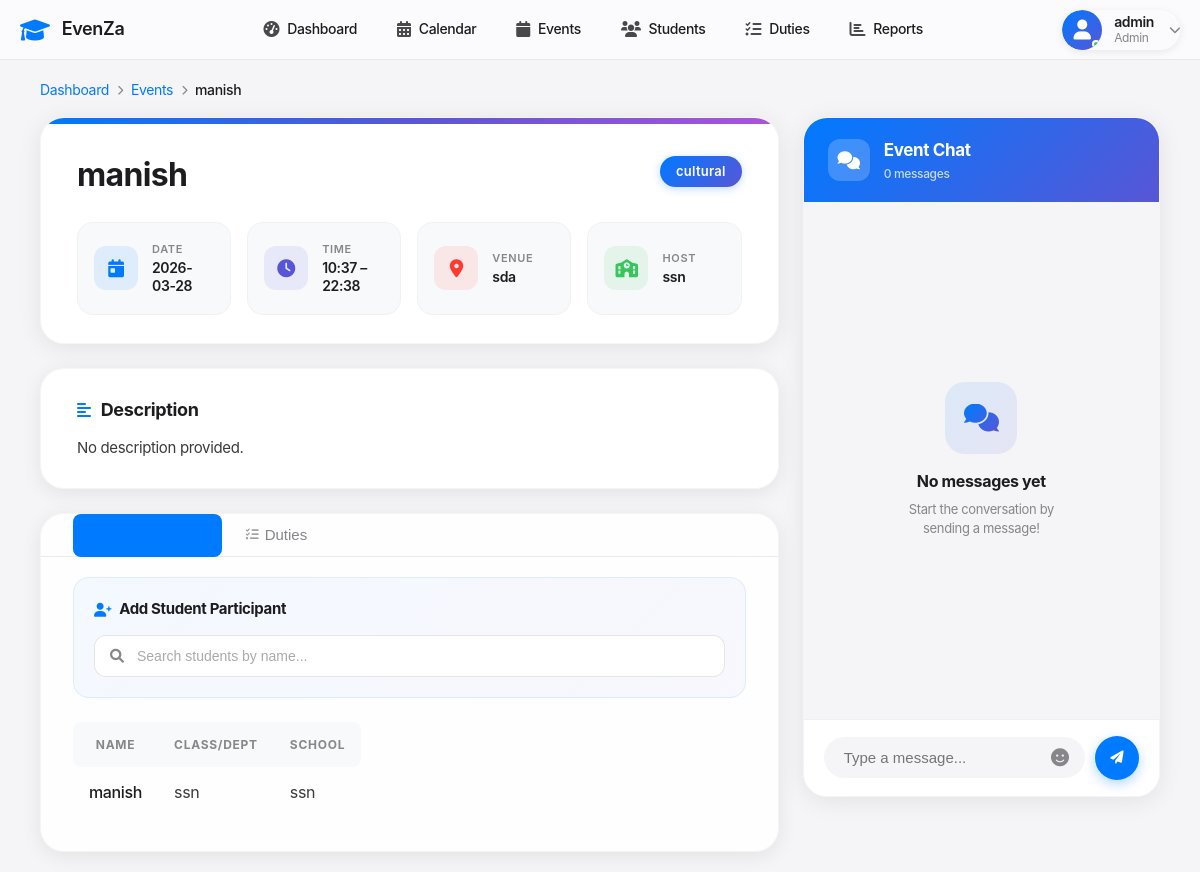
Page /events/4 (signed in) on the earlier database version.
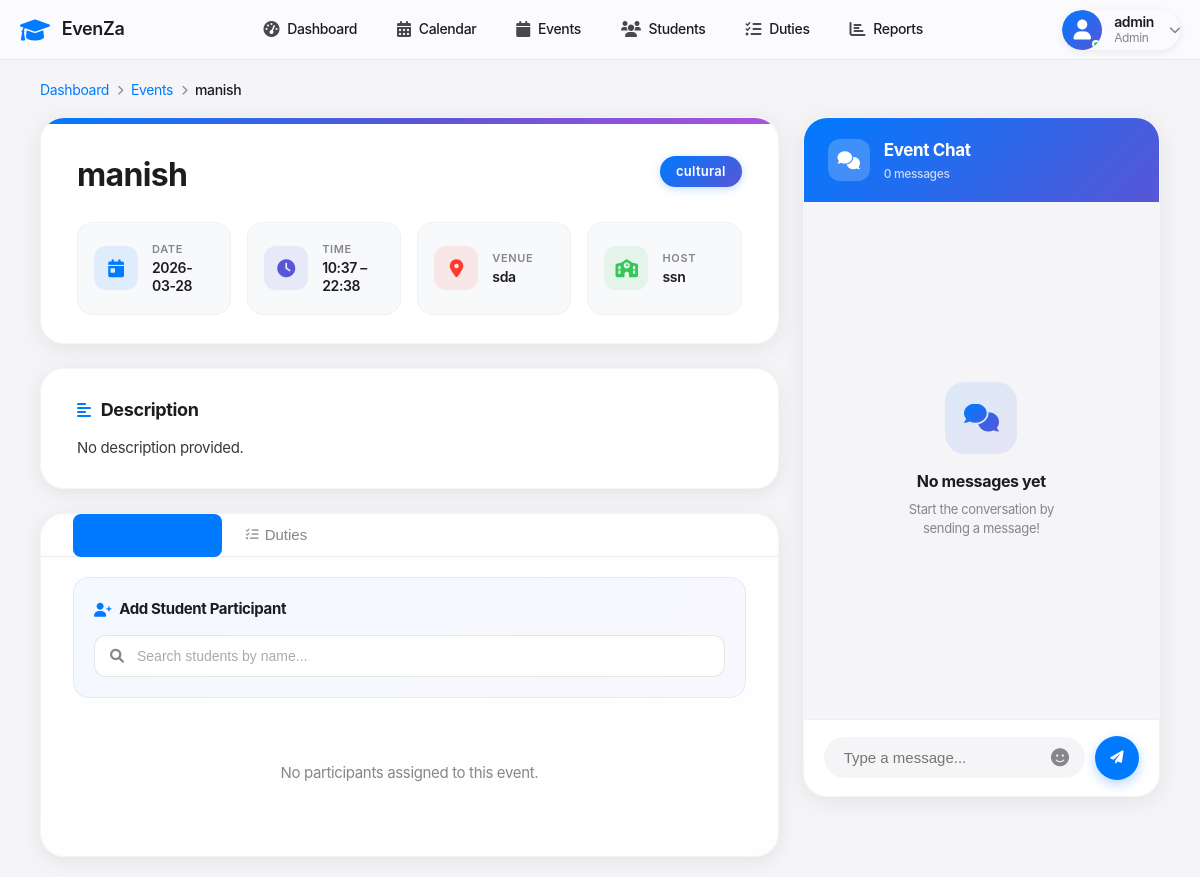
Same page on the later database version.
### tables this page shows
CREATE TABLE participants (
            id INTEGER PRIMARY KEY AUTOINCREMENT,
            unique_id TEXT UNIQUE NOT NULL,
            name TEXT NOT NULL,
            type TEXT NOT NULL CHECK (type IN ('student')),
            class_dept TEXT NOT NULL,
            school TEXT NOT NULL,
            grade TEXT,
            contact TEXT,
            emergency_contact TEXT,
            created_at TIMESTAMP DEFAULT CURRENT_TIMESTAMP
        );

### app.py (the view)
@app.route('/events/<int:id>')
@login_required
def event_detail(id):
    conn = get_db_connection()
    event_row = conn.execute('SELECT * FROM events WHERE id = ?', (id,)).fetchone()
    if not event_row:
        conn.close()
        flash('Event not found', 'error')
        return redirect(url_for('events'))
    event = dict(event_row)
    participants_rows = conn.execute('''
        SELECT p.*
        FROM participants p
        JOIN participant_events pe ON p.id = pe.participant_id
        WHERE pe.event_id = ?
    ''', (id,)).fetchall()
    duties_rows = conn.execute('''
        SELECT d.*, dp.name as person_name, dp.designation
        FROM duties d
        JOIN duty_personnel dp ON d.duty_person_id = dp.id
        WHERE d.event_id = ?
    ''', (id,)).fetchall()
    announcements = conn.execute('''
        SELECT a.*, u.username as author
        FROM announcements a
        JOIN users u ON a.created_by = u.id
        WHERE a.event_id = ?
        ORDER BY a.created_at ASC
    ''', (id,)).fetchall()
    conn.close()
    return render_template('event_detail.html',
                         event=event,
                         participants=participants_rows,
                         duties=duties_rows,
                         announcements=announcements)

### app.py (called while the page is built)
def get_db_connection():
    conn = sqlite3.connect('events.db')
    conn.row_factory = sqlite3.Row
    return conn

def login_required(f):
    @wraps(f)
    def decorated_function(*args, **kwargs):
        if 'user_id' not in session:
            flash('Please login to access this page', 'error')
            return redirect(url_for('login'))
        return f(*args, **kwargs)
    return decorated_function

### templates/event_detail.html (shortened to what the changed rows need)
{% extends "base.html" %}
{% block content %}
<div class="container py-4">
    <div class="row g-4">
        <div class="col-lg-8">
            <div class="event-hero-card fade-in">
                <div class="event-hero-body">
                    <div class="event-hero-top">
                        <h1 class="event-hero-title">{{ event.name }}</h1>
                    </div>
                </div>
            </div>
            <div class="apple-card fade-in" style="animation-delay: 0.2s;">
                <div class="tab-content" id="eventTabsContent" style="padding: 0 32px 32px;">
                    <div class="tab-pane fade show active" id="participants" role="tabpanel">
                        {% if session.role in ['admin', 'super_admin'] %}
                        <div class="student-search-section">
                            <div class="student-search-header">
                            </div>
                            <div class="student-search-wrapper">
                            </div>
                        </div>
                        {% endif %}
                        {% if participants %}
                        <div class="table-responsive">
                            <table class="table table-hover align-middle" style="border-collapse: separate; border-spacing: 0;">
                                <thead>
                                    <tr style="background: #f8f9fb;">
                                        <th style="padding: 14px 16px; font-size: 12px; font-weight: 700; color: #86868b; text-transform: uppercase; letter-spacing: 0.06em; border: none; border-radius: 8px 0 0 8px;">Name</th>
                                        <th style="padding: 14px 16px; font-size: 12px; font-weight: 700; color: #86868b; text-transform: uppercase; letter-spacing: 0.06em; border: none;">Class/Dept</th>
                                        <th style="padding: 14px 16px; font-size: 12px; font-weight: 700; color: #86868b; text-transform: uppercase; letter-spacing: 0.06em; border: none; border-radius: 0 8px 8px 0;">School</th>
                                    </tr>
                                </thead>
                                <tbody>
                                    {% for p in participants %}
                                    <tr style="border-bottom: 1px solid rgba(0,0,0,0.04);">
                                        <td style="padding: 14px 16px; font-weight: 500; border: none;">{{ p.name }}</td>
                                        <td style="padding: 14px 16px; color: #3a3a3c; border: none;">{{ p.class_dept }}</td>
                                        <td style="padding: 14px 16px; color: #3a3a3c; border: none;">{{ p.school }}</td>
                                    </tr>
                                    {% endfor %}
                                </tbody>
                            </table>
                        </div>
                        {% else %}
                        <p style="color: #86868b; text-align: center; padding: 40px 0; font-size: 15px;">No participants assigned to this event.</p>
                        {% endif %}
                    </div>
                </div>
            </div>
        </div>
        <div class="col-lg-4">
            <div class="chat-panel fade-in" style="animation-delay: 0.15s;">
                <div class="chat-panel-header">
                    <div class="chat-panel-header-text">
                        <h2>Event Chat</h2>
                    </div>
                </div>
            </div>
        </div>
    </div>
</div>
{% endblock %}

Differences in the rows shown:
removed participants: name "manish", class_dept "ssn", school "ssn"
Other differences:
text no longer shown: "NAME CLASS/DEPT SCHOOL"
text now shown: "No participants assigned to this event."
